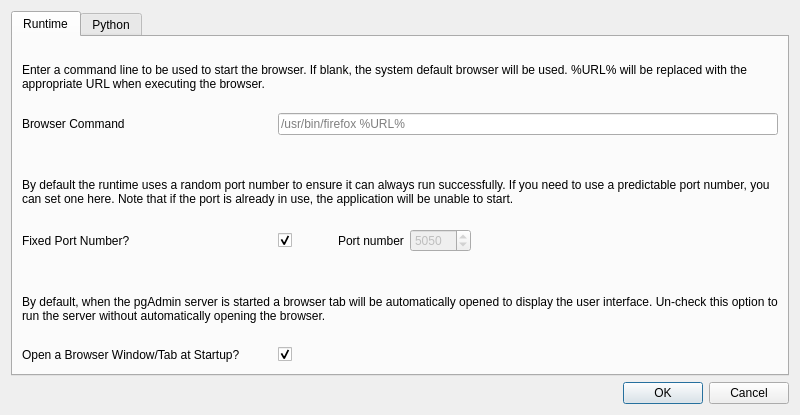
<?xml version="1.0" encoding="UTF-8"?>
<ui version="4.0">
 <class>ConfigWindow</class>
 <widget class="QDialog" name="ConfigWindow">
  <property name="geometry">
   <rect>
    <x>0</x>
    <y>0</y>
    <width>800</width>
    <height>415</height>
   </rect>
  </property>
  <property name="sizePolicy">
   <sizepolicy hsizetype="Minimum" vsizetype="Minimum">
    <horstretch>0</horstretch>
    <verstretch>0</verstretch>
   </sizepolicy>
  </property>
  <property name="minimumSize">
   <size>
    <width>800</width>
    <height>415</height>
   </size>
  </property>
  <property name="windowTitle">
   <string>pgAdmin 4 Configuration</string>
  </property>
  <layout class="QVBoxLayout" name="verticalLayout">
   <item>
    <widget class="QTabWidget" name="tabWidget">
     <property name="currentIndex">
      <number>0</number>
     </property>
     <widget class="QWidget" name="tab">
      <attribute name="title">
       <string>Runtime</string>
      </attribute>
      <layout class="QHBoxLayout" name="horizontalLayout_4">
       <item>
        <layout class="QVBoxLayout" name="verticalLayout_2">
         <property name="sizeConstraint">
          <enum>QLayout::SetMaximumSize</enum>
         </property>
         <item>
          <widget class="QLabel" name="label_3">
           <property name="sizePolicy">
            <sizepolicy hsizetype="Expanding" vsizetype="Preferred">
             <horstretch>0</horstretch>
             <verstretch>0</verstretch>
            </sizepolicy>
           </property>
           <property name="maximumSize">
            <size>
             <width>16777215</width>
             <height>16777215</height>
            </size>
           </property>
           <property name="text">
            <string>Enter a command line to be used to start the browser. If blank, the system default browser will be used. %URL% will be replaced with the appropriate URL when executing the browser.</string>
           </property>
           <property name="wordWrap">
            <bool>true</bool>
           </property>
           <property name="margin">
            <number>4</number>
           </property>
          </widget>
         </item>
         <item>
          <layout class="QHBoxLayout" name="horizontalLayout">
           <property name="sizeConstraint">
            <enum>QLayout::SetMaximumSize</enum>
           </property>
           <item>
            <widget class="QLabel" name="pythonPathLabel_2">
             <property name="sizePolicy">
              <sizepolicy hsizetype="Preferred" vsizetype="Preferred">
               <horstretch>0</horstretch>
               <verstretch>0</verstretch>
              </sizepolicy>
             </property>
             <property name="minimumSize">
              <size>
               <width>250</width>
               <height>0</height>
              </size>
             </property>
             <property name="maximumSize">
              <size>
               <width>16777215</width>
               <height>16777215</height>
              </size>
             </property>
             <property name="text">
              <string>Browser Command</string>
             </property>
            </widget>
           </item>
           <item>
            <widget class="QLineEdit" name="browserCommandLineEdit">
             <property name="placeholderText">
              <string>/usr/bin/firefox %URL%</string>
             </property>
            </widget>
           </item>
          </layout>
         </item>
         <item>
          <spacer name="verticalSpacer_4">
           <property name="orientation">
            <enum>Qt::Vertical</enum>
           </property>
           <property name="sizeType">
            <enum>QSizePolicy::Fixed</enum>
           </property>
           <property name="sizeHint" stdset="0">
            <size>
             <width>20</width>
             <height>20</height>
            </size>
           </property>
          </spacer>
         </item>
         <item>
          <widget class="QLabel" name="label_6">
           <property name="text">
            <string>By default the runtime uses a random port number to ensure it can always run successfully. If you need to use a predictable port number, you can set one here. Note that if the port is already in use, the application will be unable to start.</string>
           </property>
           <property name="wordWrap">
            <bool>true</bool>
           </property>
          </widget>
         </item>
         <item>
          <layout class="QHBoxLayout" name="horizontalLayout_5">
           <item>
            <widget class="QLabel" name="label_5">
             <property name="sizePolicy">
              <sizepolicy hsizetype="Fixed" vsizetype="Preferred">
               <horstretch>0</horstretch>
               <verstretch>0</verstretch>
              </sizepolicy>
             </property>
             <property name="minimumSize">
              <size>
               <width>250</width>
               <height>0</height>
              </size>
             </property>
             <property name="maximumSize">
              <size>
               <width>16777215</width>
               <height>16777215</height>
              </size>
             </property>
             <property name="text">
              <string>Fixed Port Number?</string>
             </property>
            </widget>
           </item>
           <item>
            <widget class="QCheckBox" name="chkFixedPort">
             <property name="sizePolicy">
              <sizepolicy hsizetype="Fixed" vsizetype="Fixed">
               <horstretch>0</horstretch>
               <verstretch>0</verstretch>
              </sizepolicy>
             </property>
             <property name="text">
              <string/>
             </property>
             <property name="checked">
              <bool>true</bool>
             </property>
            </widget>
           </item>
           <item>
            <spacer name="horizontalSpacer">
             <property name="orientation">
              <enum>Qt::Horizontal</enum>
             </property>
             <property name="sizeType">
              <enum>QSizePolicy::Fixed</enum>
             </property>
             <property name="sizeHint" stdset="0">
              <size>
               <width>40</width>
               <height>20</height>
              </size>
             </property>
            </spacer>
           </item>
           <item>
            <widget class="QLabel" name="label_7">
             <property name="text">
              <string>Port number</string>
             </property>
            </widget>
           </item>
           <item>
            <widget class="QSpinBox" name="spinPortNumber">
             <property name="enabled">
              <bool>false</bool>
             </property>
             <property name="sizePolicy">
              <sizepolicy hsizetype="Fixed" vsizetype="Fixed">
               <horstretch>0</horstretch>
               <verstretch>0</verstretch>
              </sizepolicy>
             </property>
             <property name="minimum">
              <number>1</number>
             </property>
             <property name="maximum">
              <number>65535</number>
             </property>
             <property name="value">
              <number>5050</number>
             </property>
            </widget>
           </item>
           <item>
            <spacer name="horizontalSpacer_2">
             <property name="orientation">
              <enum>Qt::Horizontal</enum>
             </property>
             <property name="sizeHint" stdset="0">
              <size>
               <width>40</width>
               <height>20</height>
              </size>
             </property>
            </spacer>
           </item>
          </layout>
         </item>
         <item>
          <spacer name="verticalSpacer">
           <property name="orientation">
            <enum>Qt::Vertical</enum>
           </property>
           <property name="sizeType">
            <enum>QSizePolicy::Fixed</enum>
           </property>
           <property name="sizeHint" stdset="0">
            <size>
             <width>20</width>
             <height>20</height>
            </size>
           </property>
          </spacer>
         </item>
         <item>
          <widget class="QLabel" name="label_8">
           <property name="text">
            <string>By default, when the pgAdmin server is started a browser tab will be automatically opened to display the user interface. Un-check this option to run the server without automatically opening the browser.</string>
           </property>
           <property name="wordWrap">
            <bool>true</bool>
           </property>
          </widget>
         </item>
         <item>
          <layout class="QHBoxLayout" name="horizontalLayout_2">
           <item>
            <widget class="QLabel" name="label_9">
             <property name="minimumSize">
              <size>
               <width>250</width>
               <height>0</height>
              </size>
             </property>
             <property name="text">
              <string>Open a Browser Window/Tab at Startup?</string>
             </property>
            </widget>
           </item>
           <item>
            <widget class="QCheckBox" name="chkOpenTabAtStartup">
             <property name="layoutDirection">
              <enum>Qt::RightToLeft</enum>
             </property>
             <property name="text">
              <string/>
             </property>
             <property name="checked">
              <bool>true</bool>
             </property>
            </widget>
           </item>
           <item>
            <spacer name="horizontalSpacer_3">
             <property name="orientation">
              <enum>Qt::Horizontal</enum>
             </property>
             <property name="sizeHint" stdset="0">
              <size>
               <width>40</width>
               <height>20</height>
              </size>
             </property>
            </spacer>
           </item>
          </layout>
         </item>
        </layout>
       </item>
      </layout>
     </widget>
     <widget class="QWidget" name="tab_2">
      <attribute name="title">
       <string>Python</string>
      </attribute>
      <layout class="QGridLayout" name="gridLayout">
       <item row="0" column="0">
        <layout class="QVBoxLayout" name="verticalLayout_7">
         <item>
          <spacer name="verticalSpacer_7">
           <property name="orientation">
            <enum>Qt::Vertical</enum>
           </property>
           <property name="sizeType">
            <enum>QSizePolicy::Fixed</enum>
           </property>
           <property name="sizeHint" stdset="0">
            <size>
             <width>20</width>
             <height>13</height>
            </size>
           </property>
          </spacer>
         </item>
         <item>
          <layout class="QHBoxLayout" name="horizontalLayout_7">
           <item>
            <widget class="QLabel" name="label_4">
             <property name="sizePolicy">
              <sizepolicy hsizetype="Expanding" vsizetype="Preferred">
               <horstretch>0</horstretch>
               <verstretch>0</verstretch>
              </sizepolicy>
             </property>
             <property name="minimumSize">
              <size>
               <width>0</width>
               <height>0</height>
              </size>
             </property>
             <property name="text">
              <string>The options below are intended for expert users only, and may not behave as expected as they modify fixed search paths and are not alternate values. Modify with care!</string>
             </property>
             <property name="wordWrap">
              <bool>true</bool>
             </property>
            </widget>
           </item>
          </layout>
         </item>
         <item>
          <spacer name="verticalSpacer_3">
           <property name="orientation">
            <enum>Qt::Vertical</enum>
           </property>
           <property name="sizeType">
            <enum>QSizePolicy::Fixed</enum>
           </property>
           <property name="sizeHint" stdset="0">
            <size>
             <width>17</width>
             <height>13</height>
            </size>
           </property>
          </spacer>
         </item>
         <item>
          <layout class="QHBoxLayout" name="horizontalLayout_6">
           <item>
            <layout class="QVBoxLayout" name="verticalLayout_6">
             <item>
              <widget class="QLabel" name="pythonPathLabel">
               <property name="sizePolicy">
                <sizepolicy hsizetype="Fixed" vsizetype="Preferred">
                 <horstretch>0</horstretch>
                 <verstretch>0</verstretch>
                </sizepolicy>
               </property>
               <property name="minimumSize">
                <size>
                 <width>250</width>
                 <height>0</height>
                </size>
               </property>
               <property name="layoutDirection">
                <enum>Qt::LeftToRight</enum>
               </property>
               <property name="text">
                <string>Python Path</string>
               </property>
               <property name="scaledContents">
                <bool>true</bool>
               </property>
               <property name="margin">
                <number>0</number>
               </property>
              </widget>
             </item>
             <item>
              <spacer name="verticalSpacer_9">
               <property name="orientation">
                <enum>Qt::Vertical</enum>
               </property>
               <property name="sizeType">
                <enum>QSizePolicy::Expanding</enum>
               </property>
               <property name="sizeHint" stdset="0">
                <size>
                 <width>0</width>
                 <height>0</height>
                </size>
               </property>
              </spacer>
             </item>
            </layout>
           </item>
           <item>
            <layout class="QVBoxLayout" name="verticalLayout_5">
             <item>
              <widget class="QLineEdit" name="pythonPathLineEdit">
               <property name="placeholderText">
                <string>/usr/pgadmin4/lib/python3.8;/usr/pgadmin4/lib/python3.8/site-packages</string>
               </property>
              </widget>
             </item>
             <item>
              <widget class="QLabel" name="label">
               <property name="sizePolicy">
                <sizepolicy hsizetype="Expanding" vsizetype="Preferred">
                 <horstretch>0</horstretch>
                 <verstretch>0</verstretch>
                </sizepolicy>
               </property>
               <property name="minimumSize">
                <size>
                 <width>0</width>
                 <height>0</height>
                </size>
               </property>
               <property name="text">
                <string>Enter a PYTHONPATH if desired. Path elements should be semi-colon delimited.</string>
               </property>
               <property name="textFormat">
                <enum>Qt::AutoText</enum>
               </property>
               <property name="wordWrap">
                <bool>true</bool>
               </property>
              </widget>
             </item>
            </layout>
           </item>
          </layout>
         </item>
         <item>
          <spacer name="verticalSpacer_2">
           <property name="orientation">
            <enum>Qt::Vertical</enum>
           </property>
           <property name="sizeType">
            <enum>QSizePolicy::Fixed</enum>
           </property>
           <property name="sizeHint" stdset="0">
            <size>
             <width>20</width>
             <height>13</height>
            </size>
           </property>
          </spacer>
         </item>
         <item>
          <layout class="QHBoxLayout" name="horizontalLayout_3">
           <item>
            <layout class="QVBoxLayout" name="verticalLayout_4">
             <item>
              <widget class="QLabel" name="applicationPathLabel">
               <property name="sizePolicy">
                <sizepolicy hsizetype="Fixed" vsizetype="Preferred">
                 <horstretch>0</horstretch>
                 <verstretch>0</verstretch>
                </sizepolicy>
               </property>
               <property name="minimumSize">
                <size>
                 <width>250</width>
                 <height>0</height>
                </size>
               </property>
               <property name="text">
                <string>Application Path</string>
               </property>
               <property name="textFormat">
                <enum>Qt::PlainText</enum>
               </property>
              </widget>
             </item>
             <item>
              <spacer name="verticalSpacer_5">
               <property name="orientation">
                <enum>Qt::Vertical</enum>
               </property>
               <property name="sizeType">
                <enum>QSizePolicy::Expanding</enum>
               </property>
               <property name="sizeHint" stdset="0">
                <size>
                 <width>0</width>
                 <height>0</height>
                </size>
               </property>
              </spacer>
             </item>
            </layout>
           </item>
           <item>
            <layout class="QVBoxLayout" name="verticalLayout_3">
             <item>
              <widget class="QLineEdit" name="applicationPathLineEdit">
               <property name="placeholderText">
                <string>/usr/pgadmin4/web</string>
               </property>
              </widget>
             </item>
             <item>
              <widget class="QLabel" name="label_2">
               <property name="sizePolicy">
                <sizepolicy hsizetype="Expanding" vsizetype="Fixed">
                 <horstretch>0</horstretch>
                 <verstretch>0</verstretch>
                </sizepolicy>
               </property>
               <property name="minimumSize">
                <size>
                 <width>0</width>
                 <height>0</height>
                </size>
               </property>
               <property name="text">
                <string>Enter the path to the directory containing pgAdmin.py if desired.</string>
               </property>
               <property name="scaledContents">
                <bool>false</bool>
               </property>
               <property name="alignment">
                <set>Qt::AlignLeading|Qt::AlignLeft|Qt::AlignVCenter</set>
               </property>
               <property name="wordWrap">
                <bool>true</bool>
               </property>
              </widget>
             </item>
            </layout>
           </item>
          </layout>
         </item>
         <item>
          <spacer name="verticalSpacer_8">
           <property name="orientation">
            <enum>Qt::Vertical</enum>
           </property>
           <property name="sizeType">
            <enum>QSizePolicy::Expanding</enum>
           </property>
           <property name="sizeHint" stdset="0">
            <size>
             <width>20</width>
             <height>60</height>
            </size>
           </property>
          </spacer>
         </item>
        </layout>
       </item>
      </layout>
     </widget>
    </widget>
   </item>
   <item>
    <widget class="QDialogButtonBox" name="buttonBox">
     <property name="orientation">
      <enum>Qt::Horizontal</enum>
     </property>
     <property name="standardButtons">
      <set>QDialogButtonBox::Cancel|QDialogButtonBox::Ok</set>
     </property>
    </widget>
   </item>
  </layout>
 </widget>
 <resources/>
 <connections>
  <connection>
   <sender>buttonBox</sender>
   <signal>accepted()</signal>
   <receiver>ConfigWindow</receiver>
   <slot>accept()</slot>
   <hints>
    <hint type="sourcelabel">
     <x>248</x>
     <y>254</y>
    </hint>
    <hint type="destinationlabel">
     <x>157</x>
     <y>274</y>
    </hint>
   </hints>
  </connection>
  <connection>
   <sender>buttonBox</sender>
   <signal>rejected()</signal>
   <receiver>ConfigWindow</receiver>
   <slot>reject()</slot>
   <hints>
    <hint type="sourcelabel">
     <x>316</x>
     <y>260</y>
    </hint>
    <hint type="destinationlabel">
     <x>286</x>
     <y>274</y>
    </hint>
   </hints>
  </connection>
  <connection>
   <sender>chkFixedPort</sender>
   <signal>stateChanged(int)</signal>
   <receiver>ConfigWindow</receiver>
   <slot>on_chkFixedPort_stateChanged(int)</slot>
   <hints>
    <hint type="sourcelabel">
     <x>202</x>
     <y>213</y>
    </hint>
    <hint type="destinationlabel">
     <x>365</x>
     <y>149</y>
    </hint>
   </hints>
  </connection>
 </connections>
 <slots>
  <slot>on_chkFixedPort_stateChanged(int)</slot>
 </slots>
</ui>
